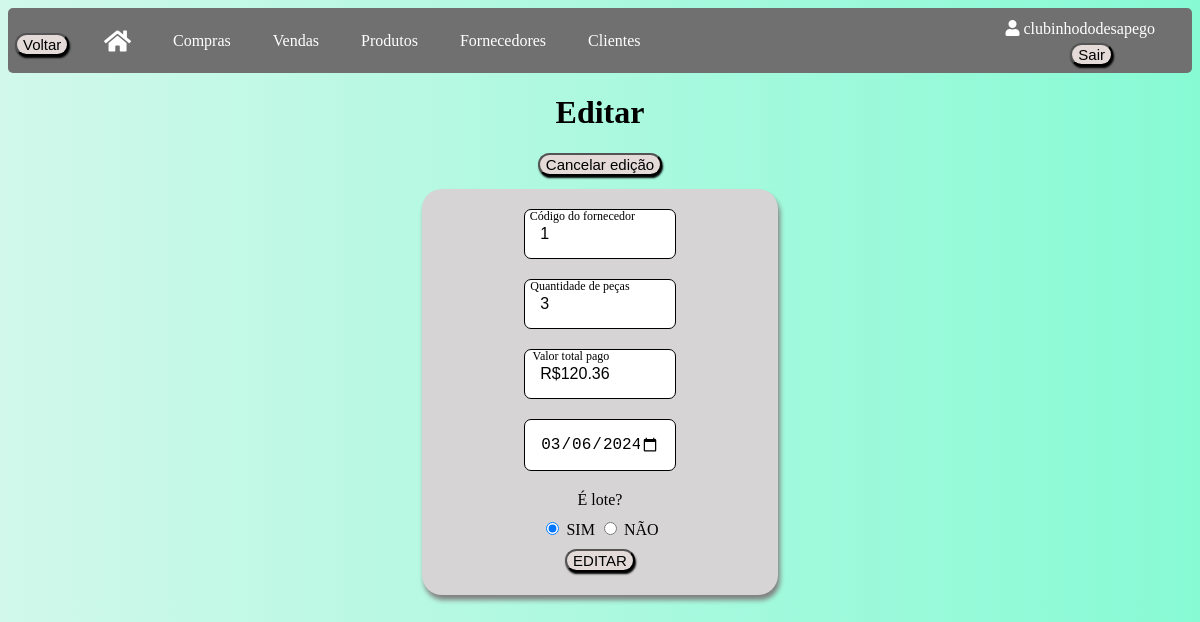
Page /editarcompras/3 (signed in) on the committed database.
### app/models/tables.py (models this page shows, shortened)
class Usuario(db.Model, UserMixin):
    __tablename__ = "usuarios"
    id = db.Column(db.Integer, primary_key=True, autoincrement=True)
    nome_brecho = db.Column(db.String(100))
    email = db.Column(db.String(84), unique=True)
    usuario = db.Column(db.String(80), unique=True)
    senha = db.Column(db.String(128))
    clientes = db.relationship("Cliente", backref="usuario")
    produtos = db.relationship("Produto", backref="usuario")
    fornecedores = db.relationship("Fornecedor", backref="usuario")
    compras = db.relationship("Compra", backref="usuario")
    vendas = db.relationship("Venda", backref="usuario")

class Compra(db.Model):
    __tablename__ = "compras"
    id = db.Column(db.Integer, primary_key=True, autoincrement=True)
    id_fornecedor = db.Column(db.Integer, db.ForeignKey('fornecedores.id'))
    qtd_pecas = db.Column(db.Integer)
    lote = db.Column(db.String(3))
    val_total_pg = db.Column(db.Float)
    dta_compra = db.Column(db.Date)
    id_usuario = db.Column(db.Integer, db.ForeignKey('usuarios.id'))
    fornecedor = db.relationship('Fornecedor', foreign_keys=id_fornecedor)

### app/default.py (the view, shortened to what this page needs)
@login_required
@app.route("/editarcompras/<int:id>", methods=['GET', 'POST'])
def editar_compras(id):
    compras = Compra.query.filter_by(id=id, id_usuario=current_user.id).first()
    if compras is None:
        return jsonify({"error": "Compra não encontrada"}), 404
    return render_template("editarcompras.html", compras=compras)

### app/default.py (called while the page is built)
@login_manager.user_loader
def load_user(id_usuario):
    return Usuario.query.get(int(id_usuario))

### app/templates/editarcompras.html (shortened to what this page needs)
<!DOCTYPE html>
<html lang="en">
<head>
    <link rel="stylesheet" type="text/css" href="{{ url_for('static', filename='css/compras.css') }}">
    <link rel="stylesheet" href="https://cdnjs.cloudflare.com/ajax/libs/font-awesome/5.15.3/css/all.min.css">
</head>
<body>
    <div class="usuario-logado"><i class="fas fa-user"></i> {{ current_user.usuario }}</div>
    <div class="logout">
        <form method="POST" action="{{ url_for('logout') }}">
            <button class="button" type="submit">Sair</button>
        </form>
    </div>
    <div class="navbar">
        <button onclick="window.history.back()" class="button button_voltar">Voltar</button>
        <a href="/home"><i class="fas fa-home icone-casa"></i></a>
        <a href="/compras">Compras</a>
        <a href="/vendas">Vendas</a>
        <a href="/produtos">Produtos</a>
        <a href="/fornecedores">Fornecedores</a>
        <a href="/clientes">Clientes</a>
    </div>
    <h1 class="titulo">Editar</h1>
    <button onclick="location.href='/compras'" class="button_adc">Cancelar edição</button>
    <div id="container-login" class="compras-section">
        <form method="POST" action="{{ url_for('editar_compras', id=compras.id) }}">
            <section id="compras">
                <div class="input-container">
                    <input type="number" name="id_fornecedor" value="{{ compras.id_fornecedor }}" class="input-field" required>
                    <label for="id_fornecedor" class="input-label">Código do fornecedor</label>
                </div>
                <div class="input-container">
                    <input type="number" name="qtd_pecas" value="{{ compras.qtd_pecas }}" class="input-field" required>
                    <label for="qtd_pecas" class="input-label">Quantidade de peças</label>
                </div>
                <div class="input-container">
                    <input type="text" name="val_total_pg" value="R${{ compras.val_total_pg }}" class="input-field formatar-reais" required>
                    <label for="val_total_pg" class="input-label">Valor total pago</label>
                </div>
                <div class="input-container">
                    <input type="date" name="dta_compra" value="{{ compras.dta_compra }}" class="input-field" required>
                </div>
                <div class="checkbox-group">
                    <label for="lote">É lote?</label>
                    <input type="radio" name="lote" value="SIM" {% if compras.lote == "SIM" %}checked{% endif %} required> SIM
                    <input type="radio" name="lote" value="NÃO" {% if compras.lote == "NÃO" %}checked{% endif %} required> NÃO
                </div>
                <div class="div-btn">
                    <input type="submit" class="button" value="EDITAR"id="btnCadastrar"></input>
                </div>
            </section>
        </form>
    </div>
</body>
</html>

### app/static/css/compras.css (style rules this page uses)
body { background: linear-gradient(to right, #d1f8eb, #87fad4); }
.usuario-logado { position: absolute; top: 20px; right: 45px; color: white; }
.logout { position: absolute; top: 43px; right: 87px; }
.button_voltar { position: absolute; top: 33px; left: 15px; }
.button { font-size: 15px; margin-bottom: 13px; background-color: #e4dbd9; cursor: pointer; transition: background-color 0.3s ease; border-radius: 20px; box-shadow: 1px 2px 2px black; }
.navbar { overflow: hidden; background-color: #707070; height: 65px; border-radius: 5px; }
.navbar a { float: left; display: flex; align-items: center; color: white; text-align: center; padding: 0px 16px; text-decoration: none; height: 100%; margin-left: 80px; margin-right: -70px; }
.icone-casa { font-size: 24px; }
.titulo { text-align: center; }
.button_adc { font-size: 15px; margin: 13px auto; background-color: #e4dbd9; cursor: pointer; transition: background-color 0.3s ease; border-radius: 20px; box-shadow: 1px 2px 2px black; display: flex; align-items: center; }
.compras-section { background-color: #d6d4d4; border-radius: 20px; position: relative; box-shadow: 2px 5px 5px grey; width: 30%; margin: 0 auto; text-align: center; display: flex; flex-direction: column; align-items: center; justify-content: center; }
.input-container { position: relative; margin: 20px; }
.input-field { width: 50%; padding: 15px; border: 1px solid #000000; border-radius: 7px; font-size: 16px; }
.input-label { position: absolute; top: 20%; left: 25%; transform: translateX(-10%); pointer-events: none; transition: 0.2s ease-out; color: #8f8e8e; }
.input-field:focus + .input-label, .input-field:valid + .input-label { top: 0; font-size: 12px; color: #000000; }
.div-btn { padding: 10px; }
.checkbox-group { text-align: center; }
.checkbox-group label { display: block; text-align: center; margin-bottom: 10px; }
a { text-decoration: none; color: #000; }

### rows in the picture
Usuario: usuario "clubinhododesapego"
Compra: id_fornecedor "1", qtd_pecas "3", val_total_pg "R$120.36", dta_compra "03/06/2024", lote "☑"
